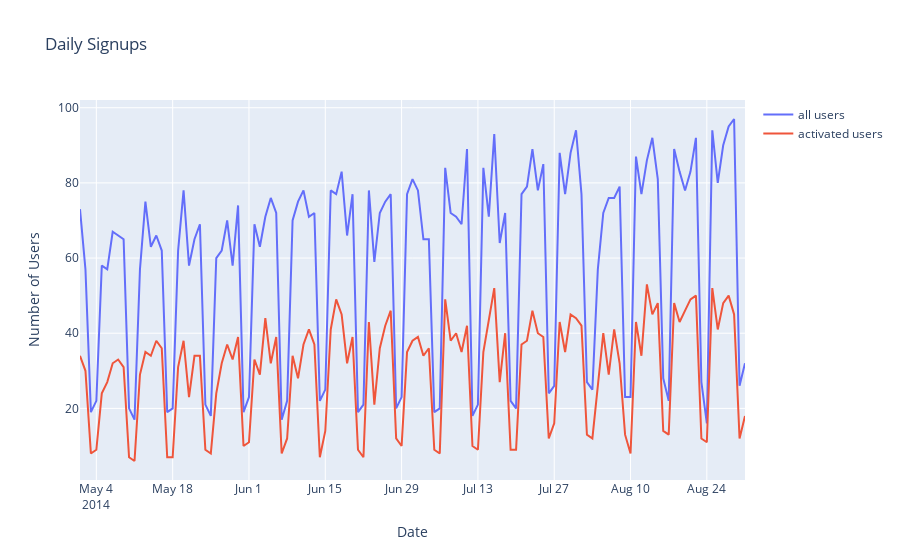

The cell this chart's notebook holds for it:
### Code cell
date = activation_rate['date']
all_users = activation_rate['all_users']
activated_users = activation_rate['activated_users']

fig = go.Figure()
fig.add_trace(go.Scatter(x=date, y=all_users,mode='lines',name='all users'))
fig.add_trace(go.Scatter(x=date, y=activated_users,mode='lines',name='activated users'))

fig.update_layout(title='Daily Signups',xaxis_title='Date',yaxis_title='Number of Users')

pio.write_html(fig, file='Figures/Daily_Signups.html',include_plotlyjs='cdn',default_width='60%', default_height='60%')
pio.show(fig)
